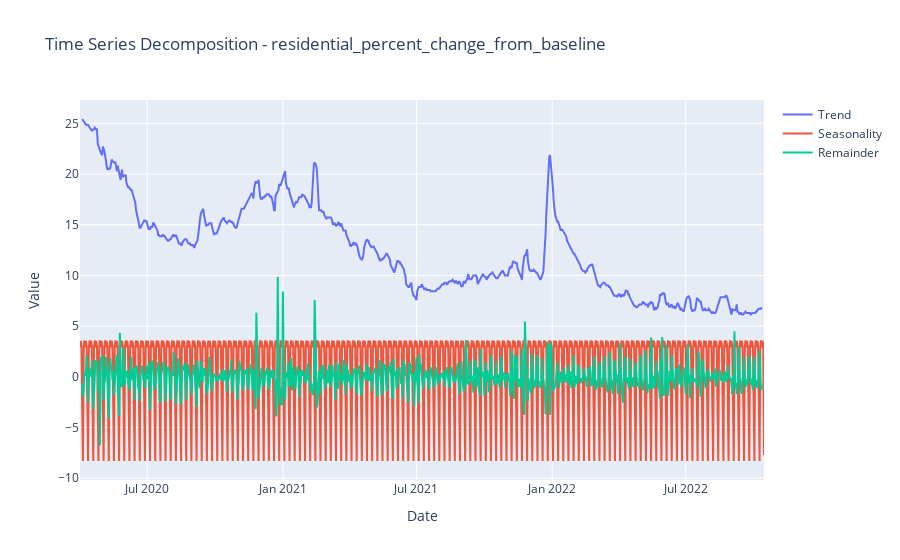
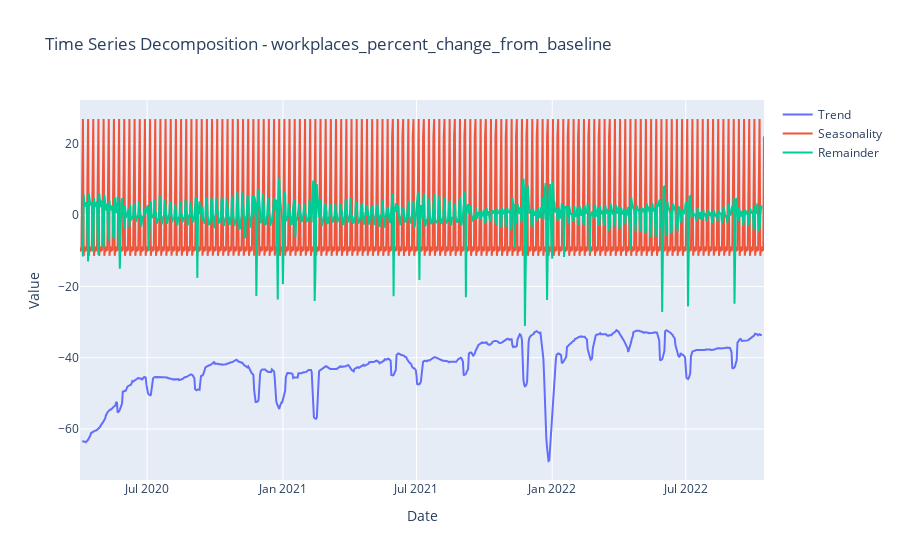
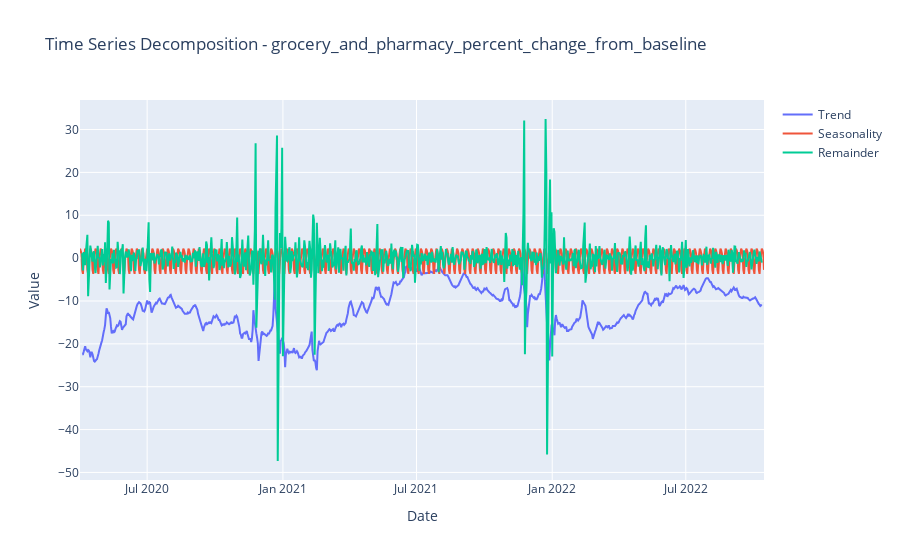

The cell these charts' notebook holds for them, in order:
### Markdown cell above
#### Task 2.3: For each of the 3 time series, perform an additive Time Series Decomposition and plot the results. You should show the trend, seasonality, and remainder in your plots

### Code cell
regions_of_interest = ['residential', 'workplaces', 'grocery_and_pharmacy']

# Set common subplot layout and suptitle
plt.figure(figsize=(16, 10))

for i, region in enumerate(regions_of_interest, 1):
    region_column = f'{region.lower().replace(" ", "_")}_percent_change_from_baseline'

    # Extract relevant columns
    #region_df = us_mobility_data_copy[['date', region_column]].set_index('date')
    
    result = seasonal_decompose(us_mobility_data_copy[region_column], model='additive')

    # Create Plotly figure for decomposition
    fig = go.Figure()

    # Add trend component
    fig.add_trace(go.Scatter(x=result.trend.index, y=result.trend, mode='lines', name='Trend'))

    # Add seasonality component
    fig.add_trace(go.Scatter(x=result.seasonal.index, y=result.seasonal, mode='lines', name='Seasonality'))

    # Add remainder component
    fig.add_trace(go.Scatter(x=result.resid.index, y=result.resid, mode='lines', name='Remainder'))

    # Update layout
    fig.update_layout(title=f'Time Series Decomposition - {region_column}', xaxis_title='Date', yaxis_title='Value')
    fig.show()

### Figure 1 — Plotly figure (JSON) as saved in the notebook; plotly's stock layout.template omitted (floating-point values rounded to 4 significant figures; data arrays with more than 128 entries replaced by an {"elided": "..."} marker saying what was removed)
{"data": [{"mode": "lines", "name": "Trend", "type": "scatter", "x": {"elided": "928 str values"}, "y": {"elided": "928 float values"}}, {"mode": "lines", "name": "Seasonality", "type": "scatter", "x": {"elided": "928 str values"}, "y": {"elided": "928 float values"}}, {"mode": "lines", "name": "Remainder", "type": "scatter", "x": {"elided": "928 str values"}, "y": {"elided": "928 float values"}}], "layout": {"title": {"text": "Time Series Decomposition - residential_percent_change_from_baseline"}, "xaxis": {"title": {"text": "Date"}}, "yaxis": {"title": {"text": "Value"}}}}

### Figure 2 — Plotly figure (JSON) as saved in the notebook; plotly's stock layout.template omitted (floating-point values rounded to 4 significant figures; data arrays with more than 128 entries replaced by an {"elided": "..."} marker saying what was removed)
{"data": [{"mode": "lines", "name": "Trend", "type": "scatter", "x": {"elided": "928 str values"}, "y": {"elided": "928 float values"}}, {"mode": "lines", "name": "Seasonality", "type": "scatter", "x": {"elided": "928 str values"}, "y": {"elided": "928 float values"}}, {"mode": "lines", "name": "Remainder", "type": "scatter", "x": {"elided": "928 str values"}, "y": {"elided": "928 float values"}}], "layout": {"title": {"text": "Time Series Decomposition - workplaces_percent_change_from_baseline"}, "xaxis": {"title": {"text": "Date"}}, "yaxis": {"title": {"text": "Value"}}}}

### Figure 3 — Plotly figure (JSON) as saved in the notebook; plotly's stock layout.template omitted (floating-point values rounded to 4 significant figures; data arrays with more than 128 entries replaced by an {"elided": "..."} marker saying what was removed)
{"data": [{"mode": "lines", "name": "Trend", "type": "scatter", "x": {"elided": "928 str values"}, "y": {"elided": "928 float values"}}, {"mode": "lines", "name": "Seasonality", "type": "scatter", "x": {"elided": "928 str values"}, "y": {"elided": "928 float values"}}, {"mode": "lines", "name": "Remainder", "type": "scatter", "x": {"elided": "928 str values"}, "y": {"elided": "928 float values"}}], "layout": {"title": {"text": "Time Series Decomposition - grocery_and_pharmacy_percent_change_from_baseline"}, "xaxis": {"title": {"text": "Date"}}, "yaxis": {"title": {"text": "Value"}}}}
